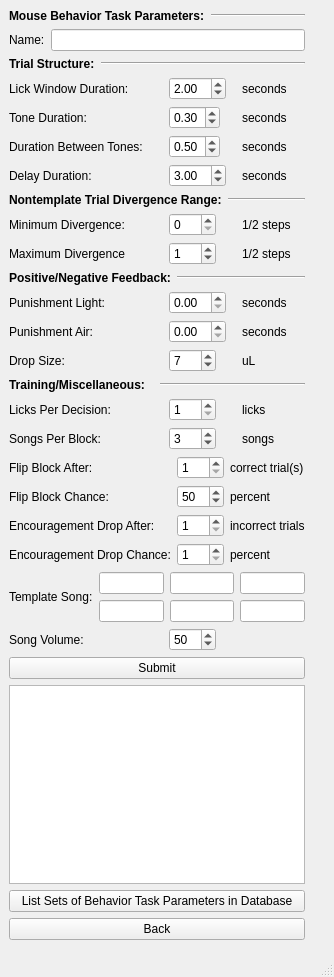
<?xml version="1.0" encoding="UTF-8"?>
<ui version="4.0">
 <class>parameters</class>
 <widget class="QMainWindow" name="parameters">
  <property name="geometry">
   <rect>
    <x>0</x>
    <y>0</y>
    <width>334</width>
    <height>977</height>
   </rect>
  </property>
  <property name="sizePolicy">
   <sizepolicy hsizetype="Fixed" vsizetype="Fixed">
    <horstretch>0</horstretch>
    <verstretch>0</verstretch>
   </sizepolicy>
  </property>
  <property name="windowTitle">
   <string>MainWindow</string>
  </property>
  <widget class="QWidget" name="centralwidget">
   <property name="sizePolicy">
    <sizepolicy hsizetype="Fixed" vsizetype="Fixed">
     <horstretch>0</horstretch>
     <verstretch>0</verstretch>
    </sizepolicy>
   </property>
   <property name="minimumSize">
    <size>
     <width>0</width>
     <height>0</height>
    </size>
   </property>
   <layout class="QGridLayout" name="gridLayout_2">
    <item row="28" column="2">
     <widget class="QLabel" name="label_2">
      <property name="text">
       <string>songs</string>
      </property>
     </widget>
    </item>
    <item row="28" column="1">
     <widget class="QSpinBox" name="songs_per_block_spin_box">
      <property name="sizePolicy">
       <sizepolicy hsizetype="Fixed" vsizetype="Fixed">
        <horstretch>0</horstretch>
        <verstretch>0</verstretch>
       </sizepolicy>
      </property>
      <property name="minimum">
       <number>1</number>
      </property>
      <property name="maximum">
       <number>255</number>
      </property>
      <property name="value">
       <number>3</number>
      </property>
     </widget>
    </item>
    <item row="17" column="2">
     <widget class="QLabel" name="label_10">
      <property name="text">
       <string>seconds</string>
      </property>
     </widget>
    </item>
    <item row="13" column="0">
     <widget class="QLabel" name="label_23">
      <property name="sizePolicy">
       <sizepolicy hsizetype="Preferred" vsizetype="Preferred">
        <horstretch>0</horstretch>
        <verstretch>0</verstretch>
       </sizepolicy>
      </property>
      <property name="text">
       <string>Maximum Divergence</string>
      </property>
     </widget>
    </item>
    <item row="9" column="0">
     <widget class="QLabel" name="label_16">
      <property name="sizePolicy">
       <sizepolicy hsizetype="Fixed" vsizetype="Preferred">
        <horstretch>0</horstretch>
        <verstretch>0</verstretch>
       </sizepolicy>
      </property>
      <property name="text">
       <string>Duration Between Tones:</string>
      </property>
     </widget>
    </item>
    <item row="20" column="2">
     <widget class="QLabel" name="label_6">
      <property name="text">
       <string>licks</string>
      </property>
     </widget>
    </item>
    <item row="13" column="2">
     <widget class="QLabel" name="label_36">
      <property name="sizePolicy">
       <sizepolicy hsizetype="Preferred" vsizetype="Preferred">
        <horstretch>0</horstretch>
        <verstretch>0</verstretch>
       </sizepolicy>
      </property>
      <property name="text">
       <string>1/2 steps</string>
      </property>
     </widget>
    </item>
    <item row="8" column="0">
     <widget class="QLabel" name="label_15">
      <property name="sizePolicy">
       <sizepolicy hsizetype="Preferred" vsizetype="Preferred">
        <horstretch>0</horstretch>
        <verstretch>0</verstretch>
       </sizepolicy>
      </property>
      <property name="text">
       <string>Tone Duration:</string>
      </property>
     </widget>
    </item>
    <item row="9" column="2">
     <widget class="QLabel" name="label_31">
      <property name="sizePolicy">
       <sizepolicy hsizetype="Maximum" vsizetype="Preferred">
        <horstretch>0</horstretch>
        <verstretch>0</verstretch>
       </sizepolicy>
      </property>
      <property name="text">
       <string>seconds</string>
      </property>
     </widget>
    </item>
    <item row="36" column="0" colspan="3">
     <widget class="QPushButton" name="downloadFromDatabase">
      <property name="text">
       <string>List Sets of Behavior Task Parameters in Database</string>
      </property>
     </widget>
    </item>
    <item row="34" column="0" colspan="3">
     <widget class="QPushButton" name="submit_push_button">
      <property name="sizePolicy">
       <sizepolicy hsizetype="Preferred" vsizetype="Fixed">
        <horstretch>0</horstretch>
        <verstretch>0</verstretch>
       </sizepolicy>
      </property>
      <property name="text">
       <string>Submit</string>
      </property>
     </widget>
    </item>
    <item row="16" column="0">
     <widget class="QLabel" name="label_7">
      <property name="text">
       <string>Punishment Light:</string>
      </property>
     </widget>
    </item>
    <item row="12" column="1">
     <widget class="QSpinBox" name="min_divergence_spin_box">
      <property name="sizePolicy">
       <sizepolicy hsizetype="Fixed" vsizetype="Fixed">
        <horstretch>0</horstretch>
        <verstretch>0</verstretch>
       </sizepolicy>
      </property>
      <property name="maximum">
       <number>255</number>
      </property>
     </widget>
    </item>
    <item row="32" column="0" colspan="3">
     <layout class="QGridLayout" name="gridLayout_3">
      <item row="0" column="0" rowspan="2">
       <widget class="QLabel" name="label_24">
        <property name="sizePolicy">
         <sizepolicy hsizetype="Preferred" vsizetype="Preferred">
          <horstretch>0</horstretch>
          <verstretch>0</verstretch>
         </sizepolicy>
        </property>
        <property name="text">
         <string>Template Song:</string>
        </property>
       </widget>
      </item>
      <item row="1" column="1">
       <widget class="QLineEdit" name="tone4_line_edit">
        <property name="maxLength">
         <number>3</number>
        </property>
       </widget>
      </item>
      <item row="0" column="2">
       <widget class="QLineEdit" name="tone2_line_edit">
        <property name="sizePolicy">
         <sizepolicy hsizetype="Expanding" vsizetype="Fixed">
          <horstretch>0</horstretch>
          <verstretch>0</verstretch>
         </sizepolicy>
        </property>
        <property name="maxLength">
         <number>3</number>
        </property>
       </widget>
      </item>
      <item row="0" column="3">
       <widget class="QLineEdit" name="tone3_line_edit">
        <property name="maxLength">
         <number>3</number>
        </property>
       </widget>
      </item>
      <item row="0" column="1">
       <widget class="QLineEdit" name="tone1_line_edit">
        <property name="sizePolicy">
         <sizepolicy hsizetype="Expanding" vsizetype="Fixed">
          <horstretch>0</horstretch>
          <verstretch>0</verstretch>
         </sizepolicy>
        </property>
        <property name="maxLength">
         <number>3</number>
        </property>
       </widget>
      </item>
      <item row="1" column="3">
       <widget class="QLineEdit" name="tone6_line_edit">
        <property name="maxLength">
         <number>3</number>
        </property>
       </widget>
      </item>
      <item row="1" column="2">
       <widget class="QLineEdit" name="tone5_line_edit">
        <property name="maxLength">
         <number>3</number>
        </property>
       </widget>
      </item>
     </layout>
    </item>
    <item row="7" column="0">
     <widget class="QLabel" name="label_17">
      <property name="sizePolicy">
       <sizepolicy hsizetype="Preferred" vsizetype="Preferred">
        <horstretch>0</horstretch>
        <verstretch>0</verstretch>
       </sizepolicy>
      </property>
      <property name="text">
       <string>Lick Window Duration:</string>
      </property>
     </widget>
    </item>
    <item row="20" column="1">
     <widget class="QSpinBox" name="licks_per_decision_spin_box">
      <property name="sizePolicy">
       <sizepolicy hsizetype="Fixed" vsizetype="Fixed">
        <horstretch>0</horstretch>
        <verstretch>0</verstretch>
       </sizepolicy>
      </property>
      <property name="minimum">
       <number>1</number>
      </property>
      <property name="maximum">
       <number>255</number>
      </property>
     </widget>
    </item>
    <item row="17" column="1">
     <widget class="QDoubleSpinBox" name="punishment_air_double_spin_box">
      <property name="sizePolicy">
       <sizepolicy hsizetype="Fixed" vsizetype="Fixed">
        <horstretch>0</horstretch>
        <verstretch>0</verstretch>
       </sizepolicy>
      </property>
      <property name="maximum">
       <double>10.000000000000000</double>
      </property>
      <property name="singleStep">
       <double>0.010000000000000</double>
      </property>
     </widget>
    </item>
    <item row="13" column="1">
     <widget class="QSpinBox" name="max_divergence_spin_box">
      <property name="sizePolicy">
       <sizepolicy hsizetype="Fixed" vsizetype="Fixed">
        <horstretch>0</horstretch>
        <verstretch>0</verstretch>
       </sizepolicy>
      </property>
      <property name="maximum">
       <number>255</number>
      </property>
      <property name="value">
       <number>1</number>
      </property>
     </widget>
    </item>
    <item row="18" column="1">
     <widget class="QSpinBox" name="drop_size_spin_box">
      <property name="sizePolicy">
       <sizepolicy hsizetype="Fixed" vsizetype="Fixed">
        <horstretch>0</horstretch>
        <verstretch>0</verstretch>
       </sizepolicy>
      </property>
      <property name="minimum">
       <number>1</number>
      </property>
      <property name="maximum">
       <number>255</number>
      </property>
      <property name="value">
       <number>7</number>
      </property>
     </widget>
    </item>
    <item row="18" column="2">
     <widget class="QLabel" name="label_38">
      <property name="text">
       <string>uL</string>
      </property>
     </widget>
    </item>
    <item row="8" column="2">
     <widget class="QLabel" name="label_30">
      <property name="sizePolicy">
       <sizepolicy hsizetype="Maximum" vsizetype="Preferred">
        <horstretch>0</horstretch>
        <verstretch>0</verstretch>
       </sizepolicy>
      </property>
      <property name="text">
       <string>seconds</string>
      </property>
     </widget>
    </item>
    <item row="5" column="0" colspan="3">
     <layout class="QHBoxLayout" name="horizontalLayout">
      <item>
       <widget class="QLabel" name="label_21">
        <property name="sizePolicy">
         <sizepolicy hsizetype="Fixed" vsizetype="Preferred">
          <horstretch>0</horstretch>
          <verstretch>0</verstretch>
         </sizepolicy>
        </property>
        <property name="font">
         <font>
          <weight>75</weight>
          <bold>true</bold>
         </font>
        </property>
        <property name="text">
         <string>Trial Structure:</string>
        </property>
       </widget>
      </item>
      <item>
       <widget class="Line" name="line">
        <property name="orientation">
         <enum>Qt::Horizontal</enum>
        </property>
       </widget>
      </item>
     </layout>
    </item>
    <item row="4" column="0" colspan="3">
     <layout class="QHBoxLayout" name="horizontalLayout_3">
      <item>
       <widget class="QLabel" name="label">
        <property name="sizePolicy">
         <sizepolicy hsizetype="Preferred" vsizetype="Preferred">
          <horstretch>0</horstretch>
          <verstretch>0</verstretch>
         </sizepolicy>
        </property>
        <property name="text">
         <string>Name:</string>
        </property>
       </widget>
      </item>
      <item>
       <widget class="QLineEdit" name="name_line_edit">
        <property name="sizePolicy">
         <sizepolicy hsizetype="Expanding" vsizetype="Fixed">
          <horstretch>0</horstretch>
          <verstretch>0</verstretch>
         </sizepolicy>
        </property>
       </widget>
      </item>
     </layout>
    </item>
    <item row="8" column="1">
     <widget class="QDoubleSpinBox" name="tone_duration_double_spin_box">
      <property name="sizePolicy">
       <sizepolicy hsizetype="Fixed" vsizetype="Fixed">
        <horstretch>0</horstretch>
        <verstretch>0</verstretch>
       </sizepolicy>
      </property>
      <property name="minimum">
       <double>0.100000000000000</double>
      </property>
      <property name="maximum">
       <double>5.000000000000000</double>
      </property>
      <property name="singleStep">
       <double>0.010000000000000</double>
      </property>
      <property name="value">
       <double>0.300000000000000</double>
      </property>
     </widget>
    </item>
    <item row="0" column="0" colspan="3">
     <layout class="QHBoxLayout" name="horizontalLayout_6">
      <item>
       <widget class="QLabel" name="label_12">
        <property name="sizePolicy">
         <sizepolicy hsizetype="Preferred" vsizetype="Preferred">
          <horstretch>0</horstretch>
          <verstretch>0</verstretch>
         </sizepolicy>
        </property>
        <property name="font">
         <font>
          <weight>75</weight>
          <bold>true</bold>
         </font>
        </property>
        <property name="text">
         <string>Mouse Behavior Task Parameters:</string>
        </property>
       </widget>
      </item>
      <item>
       <widget class="Line" name="line_5">
        <property name="orientation">
         <enum>Qt::Horizontal</enum>
        </property>
       </widget>
      </item>
     </layout>
    </item>
    <item row="35" column="0" colspan="3">
     <widget class="QTextBrowser" name="message_text_browser"/>
    </item>
    <item row="10" column="2">
     <widget class="QLabel" name="label_29">
      <property name="sizePolicy">
       <sizepolicy hsizetype="Preferred" vsizetype="Preferred">
        <horstretch>0</horstretch>
        <verstretch>0</verstretch>
       </sizepolicy>
      </property>
      <property name="text">
       <string>seconds</string>
      </property>
     </widget>
    </item>
    <item row="10" column="1">
     <widget class="QDoubleSpinBox" name="delay_duration_double_spin_box">
      <property name="sizePolicy">
       <sizepolicy hsizetype="Fixed" vsizetype="Fixed">
        <horstretch>0</horstretch>
        <verstretch>0</verstretch>
       </sizepolicy>
      </property>
      <property name="minimum">
       <double>1.000000000000000</double>
      </property>
      <property name="maximum">
       <double>10.000000000000000</double>
      </property>
      <property name="singleStep">
       <double>0.010000000000000</double>
      </property>
      <property name="value">
       <double>3.000000000000000</double>
      </property>
     </widget>
    </item>
    <item row="10" column="0">
     <widget class="QLabel" name="label_14">
      <property name="sizePolicy">
       <sizepolicy hsizetype="Fixed" vsizetype="Preferred">
        <horstretch>0</horstretch>
        <verstretch>0</verstretch>
       </sizepolicy>
      </property>
      <property name="text">
       <string>Delay Duration:</string>
      </property>
     </widget>
    </item>
    <item row="14" column="0" colspan="3">
     <layout class="QHBoxLayout" name="horizontalLayout_2">
      <item>
       <widget class="QLabel" name="label_25">
        <property name="sizePolicy">
         <sizepolicy hsizetype="Fixed" vsizetype="Preferred">
          <horstretch>0</horstretch>
          <verstretch>0</verstretch>
         </sizepolicy>
        </property>
        <property name="font">
         <font>
          <weight>75</weight>
          <bold>true</bold>
         </font>
        </property>
        <property name="text">
         <string>Positive/Negative Feedback:</string>
        </property>
       </widget>
      </item>
      <item>
       <widget class="Line" name="line_2">
        <property name="orientation">
         <enum>Qt::Horizontal</enum>
        </property>
       </widget>
      </item>
     </layout>
    </item>
    <item row="33" column="0">
     <widget class="QLabel" name="label_3">
      <property name="text">
       <string>Song Volume:</string>
      </property>
     </widget>
    </item>
    <item row="16" column="1">
     <widget class="QDoubleSpinBox" name="punishment_light_double_spin_box">
      <property name="sizePolicy">
       <sizepolicy hsizetype="Fixed" vsizetype="Fixed">
        <horstretch>0</horstretch>
        <verstretch>0</verstretch>
       </sizepolicy>
      </property>
      <property name="maximum">
       <double>10.000000000000000</double>
      </property>
      <property name="singleStep">
       <double>0.010000000000000</double>
      </property>
     </widget>
    </item>
    <item row="31" column="0" colspan="3">
     <layout class="QGridLayout" name="gridLayout_5">
      <item row="3" column="2">
       <widget class="QLabel" name="label_19">
        <property name="text">
         <string>percent</string>
        </property>
       </widget>
      </item>
      <item row="1" column="0">
       <widget class="QLabel" name="label_37">
        <property name="text">
         <string>Flip Block Chance:</string>
        </property>
       </widget>
      </item>
      <item row="3" column="1">
       <widget class="QSpinBox" name="incorrect_encouragement_trials_spin_box">
        <property name="minimum">
         <number>1</number>
        </property>
        <property name="maximum">
         <number>255</number>
        </property>
       </widget>
      </item>
      <item row="2" column="0">
       <widget class="QLabel" name="label_18">
        <property name="text">
         <string>Encouragement Drop After:</string>
        </property>
       </widget>
      </item>
      <item row="1" column="2">
       <widget class="QLabel" name="correct_trials_label2">
        <property name="text">
         <string>percent</string>
        </property>
       </widget>
      </item>
      <item row="2" column="1">
       <widget class="QSpinBox" name="random_encouragement_trials_spin_box">
        <property name="sizePolicy">
         <sizepolicy hsizetype="Fixed" vsizetype="Fixed">
          <horstretch>0</horstretch>
          <verstretch>0</verstretch>
         </sizepolicy>
        </property>
        <property name="minimum">
         <number>1</number>
        </property>
        <property name="maximum">
         <number>255</number>
        </property>
       </widget>
      </item>
      <item row="1" column="1">
       <widget class="QSpinBox" name="coinflip_block_spin_box">
        <property name="minimum">
         <number>1</number>
        </property>
        <property name="maximum">
         <number>255</number>
        </property>
        <property name="value">
         <number>50</number>
        </property>
       </widget>
      </item>
      <item row="2" column="2">
       <widget class="QLabel" name="label_20">
        <property name="text">
         <string>incorrect trials</string>
        </property>
       </widget>
      </item>
      <item row="3" column="0">
       <widget class="QLabel" name="label_4">
        <property name="text">
         <string>Encouragement Drop Chance:</string>
        </property>
       </widget>
      </item>
      <item row="0" column="0">
       <widget class="QLabel" name="label_34">
        <property name="text">
         <string>Flip Block After:</string>
        </property>
       </widget>
      </item>
      <item row="0" column="1">
       <widget class="QSpinBox" name="alternate_block_spin_box">
        <property name="minimum">
         <number>1</number>
        </property>
        <property name="maximum">
         <number>255</number>
        </property>
       </widget>
      </item>
      <item row="0" column="2">
       <widget class="QLabel" name="correct_trials_label1">
        <property name="text">
         <string>correct trial(s)</string>
        </property>
       </widget>
      </item>
     </layout>
    </item>
    <item row="38" column="0" colspan="4">
     <widget class="QWidget" name="horizontalWidget" native="true">
      <property name="sizePolicy">
       <sizepolicy hsizetype="Expanding" vsizetype="Fixed">
        <horstretch>0</horstretch>
        <verstretch>0</verstretch>
       </sizepolicy>
      </property>
      <layout class="QGridLayout" name="gridLayout">
       <property name="leftMargin">
        <number>0</number>
       </property>
       <property name="topMargin">
        <number>0</number>
       </property>
       <property name="bottomMargin">
        <number>0</number>
       </property>
      </layout>
     </widget>
    </item>
    <item row="33" column="1">
     <widget class="QSpinBox" name="song_volume_spin_box">
      <property name="sizePolicy">
       <sizepolicy hsizetype="Fixed" vsizetype="Fixed">
        <horstretch>0</horstretch>
        <verstretch>0</verstretch>
       </sizepolicy>
      </property>
      <property name="minimum">
       <number>1</number>
      </property>
      <property name="maximum">
       <number>100</number>
      </property>
      <property name="value">
       <number>50</number>
      </property>
     </widget>
    </item>
    <item row="17" column="0">
     <widget class="QLabel" name="label_9">
      <property name="text">
       <string>Punishment Air:</string>
      </property>
     </widget>
    </item>
    <item row="12" column="0">
     <widget class="QLabel" name="label_22">
      <property name="sizePolicy">
       <sizepolicy hsizetype="Preferred" vsizetype="Preferred">
        <horstretch>0</horstretch>
        <verstretch>0</verstretch>
       </sizepolicy>
      </property>
      <property name="text">
       <string>Minimum Divergence:</string>
      </property>
     </widget>
    </item>
    <item row="37" column="0" colspan="3">
     <widget class="QPushButton" name="back_push_button">
      <property name="text">
       <string>Back</string>
      </property>
     </widget>
    </item>
    <item row="11" column="0" colspan="3">
     <layout class="QHBoxLayout" name="horizontalLayout_5">
      <item>
       <widget class="QLabel" name="label_33">
        <property name="font">
         <font>
          <weight>75</weight>
          <bold>true</bold>
         </font>
        </property>
        <property name="text">
         <string>Nontemplate Trial Divergence Range:</string>
        </property>
       </widget>
      </item>
      <item>
       <widget class="Line" name="line_4">
        <property name="orientation">
         <enum>Qt::Horizontal</enum>
        </property>
       </widget>
      </item>
     </layout>
    </item>
    <item row="19" column="0" colspan="3">
     <layout class="QHBoxLayout" name="horizontalLayout_4">
      <item>
       <widget class="QLabel" name="label_27">
        <property name="font">
         <font>
          <weight>75</weight>
          <bold>true</bold>
         </font>
        </property>
        <property name="text">
         <string>Training/Miscellaneous:</string>
        </property>
       </widget>
      </item>
      <item>
       <widget class="Line" name="line_3">
        <property name="orientation">
         <enum>Qt::Horizontal</enum>
        </property>
       </widget>
      </item>
     </layout>
    </item>
    <item row="7" column="2">
     <widget class="QLabel" name="label_32">
      <property name="sizePolicy">
       <sizepolicy hsizetype="Preferred" vsizetype="Preferred">
        <horstretch>0</horstretch>
        <verstretch>0</verstretch>
       </sizepolicy>
      </property>
      <property name="text">
       <string>seconds</string>
      </property>
     </widget>
    </item>
    <item row="18" column="0">
     <widget class="QLabel" name="label_26">
      <property name="sizePolicy">
       <sizepolicy hsizetype="Preferred" vsizetype="Preferred">
        <horstretch>0</horstretch>
        <verstretch>0</verstretch>
       </sizepolicy>
      </property>
      <property name="text">
       <string>Drop Size:</string>
      </property>
     </widget>
    </item>
    <item row="9" column="1">
     <widget class="QDoubleSpinBox" name="between_tones_duration_double_spin_box">
      <property name="sizePolicy">
       <sizepolicy hsizetype="Fixed" vsizetype="Fixed">
        <horstretch>0</horstretch>
        <verstretch>0</verstretch>
       </sizepolicy>
      </property>
      <property name="minimum">
       <double>0.000000000000000</double>
      </property>
      <property name="maximum">
       <double>5.000000000000000</double>
      </property>
      <property name="singleStep">
       <double>0.010000000000000</double>
      </property>
      <property name="value">
       <double>0.500000000000000</double>
      </property>
     </widget>
    </item>
    <item row="12" column="2">
     <widget class="QLabel" name="label_35">
      <property name="sizePolicy">
       <sizepolicy hsizetype="Preferred" vsizetype="Preferred">
        <horstretch>0</horstretch>
        <verstretch>0</verstretch>
       </sizepolicy>
      </property>
      <property name="text">
       <string>1/2 steps</string>
      </property>
     </widget>
    </item>
    <item row="7" column="1">
     <widget class="QDoubleSpinBox" name="lick_window_duration_double_spin_box">
      <property name="sizePolicy">
       <sizepolicy hsizetype="Fixed" vsizetype="Fixed">
        <horstretch>0</horstretch>
        <verstretch>0</verstretch>
       </sizepolicy>
      </property>
      <property name="minimum">
       <double>1.000000000000000</double>
      </property>
      <property name="maximum">
       <double>10.000000000000000</double>
      </property>
      <property name="singleStep">
       <double>0.010000000000000</double>
      </property>
      <property name="value">
       <double>2.000000000000000</double>
      </property>
     </widget>
    </item>
    <item row="16" column="2">
     <widget class="QLabel" name="label_8">
      <property name="text">
       <string>seconds</string>
      </property>
     </widget>
    </item>
    <item row="20" column="0">
     <widget class="QLabel" name="label_5">
      <property name="text">
       <string>Licks Per Decision:</string>
      </property>
     </widget>
    </item>
    <item row="28" column="0">
     <widget class="QLabel" name="label_11">
      <property name="sizePolicy">
       <sizepolicy hsizetype="Preferred" vsizetype="Preferred">
        <horstretch>0</horstretch>
        <verstretch>0</verstretch>
       </sizepolicy>
      </property>
      <property name="text">
       <string>Songs Per Block:</string>
      </property>
     </widget>
    </item>
   </layout>
  </widget>
  <widget class="QMenuBar" name="menubar">
   <property name="geometry">
    <rect>
     <x>0</x>
     <y>0</y>
     <width>334</width>
     <height>21</height>
    </rect>
   </property>
  </widget>
  <widget class="QStatusBar" name="statusbar"/>
 </widget>
 <resources/>
 <connections/>
</ui>
